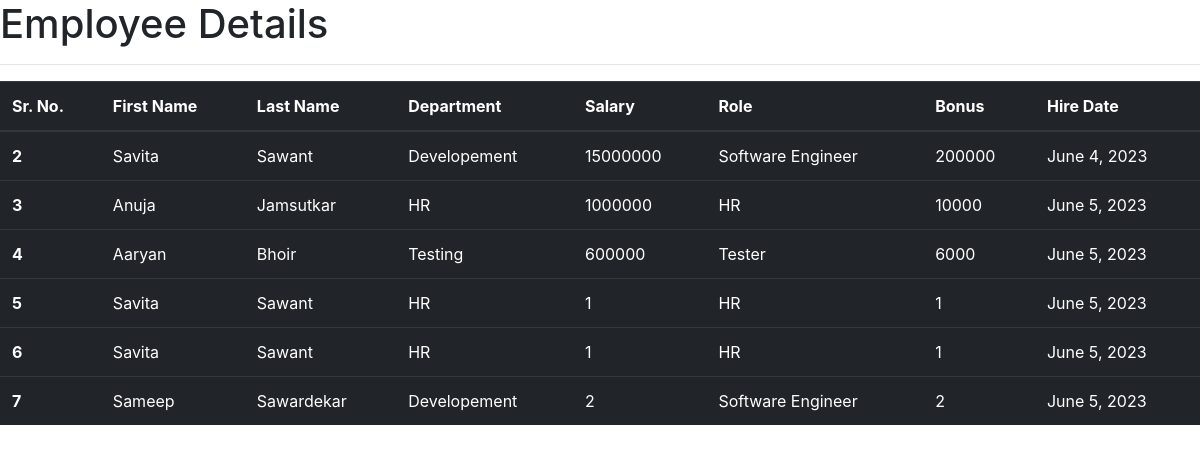
The app's page /all-emp/ with its own data.
### emp_app/models.py (models this page shows, shortened)
class Employee(models.Model):
    first_name = models.CharField(max_length=100, null=False)
    last_name = models.CharField(max_length=100, default='')
    dept = models.ForeignKey(Department, on_delete=models.CASCADE)
    salary = models.IntegerField(default=0)
    role = models.ForeignKey(Role, on_delete=models.CASCADE)
    bonus = models.IntegerField(default=0)
    phone = models.IntegerField(default=0)
    hire_date = models.DateField()

class Department(models.Model):
    name = models.CharField(max_length=100)
    location = models.CharField(max_length=100)
    def __str__(self):
        return self.name

class Role(models.Model):
    name = models.CharField(max_length=100)
    def __str__(self):
        return self.name

### emp_app/views.py (the view)
# urls.py: path('all-emp/', views.all_emp, name='all_emp'),
def all_emp(request):
    emps = Employee.objects.all()
    return render(request, "show_all_emp.html", context={"emps": emps})

### emp_app/templates/show_all_emp.html (shortened to what this page needs)
<!doctype html>
<html lang="en">
  <head>
    <link rel="stylesheet" href="https://cdn.jsdelivr.net/npm/bootstrap@4.0.0/dist/css/bootstrap.min.css">
  </head>
  <body>
    <h1>Employee Details</h1>
    <hr>
    <table class="table table-dark">
        <thead>
          <tr>
            <th scope="col">Sr. No.</th>
            <th scope="col">First Name</th>
            <th scope="col">Last Name</th>
            <th scope="col">Department</th>
            <th scope="col">Salary</th>
            <th scope="col">Role</th>
            <th scope="col">Bonus</th>
            <th scope="col">Hire Date</th>
          </tr>
        </thead>
        <tbody>
            {% for emp in emps %}
            <tr>
            <th scope="row">{{emp.id}}</th>
            <td>{{emp.first_name}}</td>
            <td>{{emp.last_name}}</td>
            <td>{{emp.dept}}</td>
            <td>{{emp.salary}}</td>
            <td>{{emp.role}}</td>
            <td>{{emp.bonus}}</td>
            <td>{{emp.hire_date}}</td>
          </tr>
          {% endfor %}
        </tbody>
    </table>
  </body>
</html>

### records on screen
Employee: id "2", first_name "Savita", last_name "Sawant", dept "Developement", salary "15000000", role "Software Engineer", bonus "200000", hire_date "June 4, 2023"
Employee: id "3", first_name "Anuja", last_name "Jamsutkar", dept "HR", salary "1000000", role "HR", bonus "10000", hire_date "June 5, 2023"
Employee: id "4", first_name "Aaryan", last_name "Bhoir", dept "Testing", salary "600000", role "Tester", bonus "6000", hire_date "June 5, 2023"
Employee: id "5", first_name "Savita", last_name "Sawant", dept "HR", salary "1", role "HR", bonus "1", hire_date "June 5, 2023"
Employee: id "6", first_name "Savita", last_name "Sawant", dept "HR", salary "1", role "HR", bonus "1", hire_date "June 5, 2023"
Employee: id "7", first_name "Sameep", last_name "Sawardekar", dept "Developement", salary "2", role "Software Engineer", bonus "2", hire_date "June 5, 2023"
